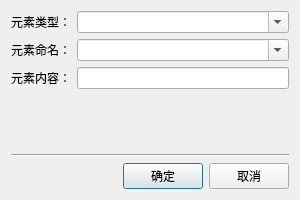
<?xml version="1.0" encoding="UTF-8"?>
<ui version="4.0">
 <class>DialogTemplateDesign</class>
 <widget class="QDialog" name="DialogTemplateDesign">
  <property name="geometry">
   <rect>
    <x>0</x>
    <y>0</y>
    <width>300</width>
    <height>200</height>
   </rect>
  </property>
  <property name="windowTitle">
   <string>模板设计</string>
  </property>
  <layout class="QVBoxLayout" name="verticalLayout">
   <item>
    <layout class="QGridLayout" name="gridLayout">
     <item row="0" column="0">
      <widget class="QLabel" name="label1">
       <property name="text">
        <string>元素类型：</string>
       </property>
      </widget>
     </item>
     <item row="0" column="1">
      <widget class="QComboBox" name="comboItemType">
       <property name="editable">
        <bool>true</bool>
       </property>
      </widget>
     </item>
     <item row="1" column="0">
      <widget class="QLabel" name="label2">
       <property name="text">
        <string>元素命名：</string>
       </property>
      </widget>
     </item>
     <item row="1" column="1">
      <widget class="QComboBox" name="comboItemName">
       <property name="editable">
        <bool>true</bool>
       </property>
      </widget>
     </item>
     <item row="2" column="0">
      <widget class="QLabel" name="label3">
       <property name="text">
        <string>元素内容：</string>
       </property>
      </widget>
     </item>
     <item row="2" column="1">
      <widget class="QLineEdit" name="editItemText">
       <property name="clearButtonEnabled">
        <bool>true</bool>
       </property>
      </widget>
     </item>
    </layout>
   </item>
   <item>
    <spacer name="verticalSpacer">
     <property name="orientation">
      <enum>Qt::Vertical</enum>
     </property>
     <property name="sizeHint" stdset="0">
      <size>
       <width>20</width>
       <height>28</height>
      </size>
     </property>
    </spacer>
   </item>
   <item>
    <widget class="Line" name="line">
     <property name="orientation">
      <enum>Qt::Horizontal</enum>
     </property>
    </widget>
   </item>
   <item>
    <layout class="QHBoxLayout" name="horizontalLayout">
     <item>
      <spacer name="horizontalSpacer">
       <property name="orientation">
        <enum>Qt::Horizontal</enum>
       </property>
       <property name="sizeHint" stdset="0">
        <size>
         <width>40</width>
         <height>20</height>
        </size>
       </property>
      </spacer>
     </item>
     <item>
      <widget class="QPushButton" name="buttonAccept">
       <property name="text">
        <string>确定</string>
       </property>
       <property name="icon">
        <iconset resource="../PCS.qrc">
         <normaloff>:/images/pngs/common_accept.png</normaloff>:/images/pngs/common_accept.png</iconset>
       </property>
      </widget>
     </item>
     <item>
      <widget class="QPushButton" name="buttonReject">
       <property name="text">
        <string>取消</string>
       </property>
       <property name="icon">
        <iconset resource="../PCS.qrc">
         <normaloff>:/images/pngs/common_reject.png</normaloff>:/images/pngs/common_reject.png</iconset>
       </property>
      </widget>
     </item>
    </layout>
   </item>
  </layout>
 </widget>
 <tabstops>
  <tabstop>comboItemType</tabstop>
  <tabstop>comboItemName</tabstop>
  <tabstop>editItemText</tabstop>
  <tabstop>buttonAccept</tabstop>
  <tabstop>buttonReject</tabstop>
 </tabstops>
 <resources>
  <include location="../PCS.qrc"/>
 </resources>
 <connections/>
</ui>
